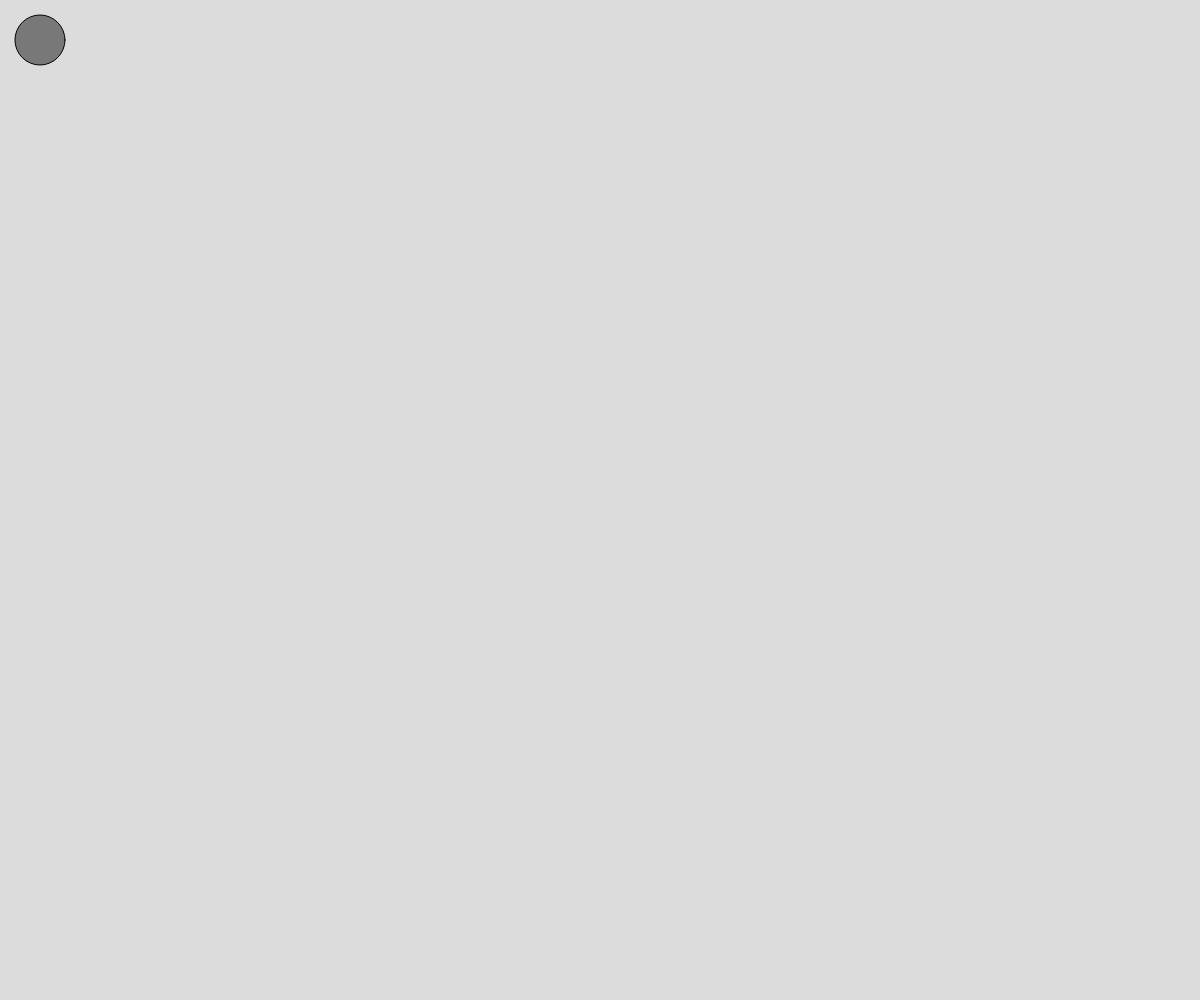
Frame 1 (no input)
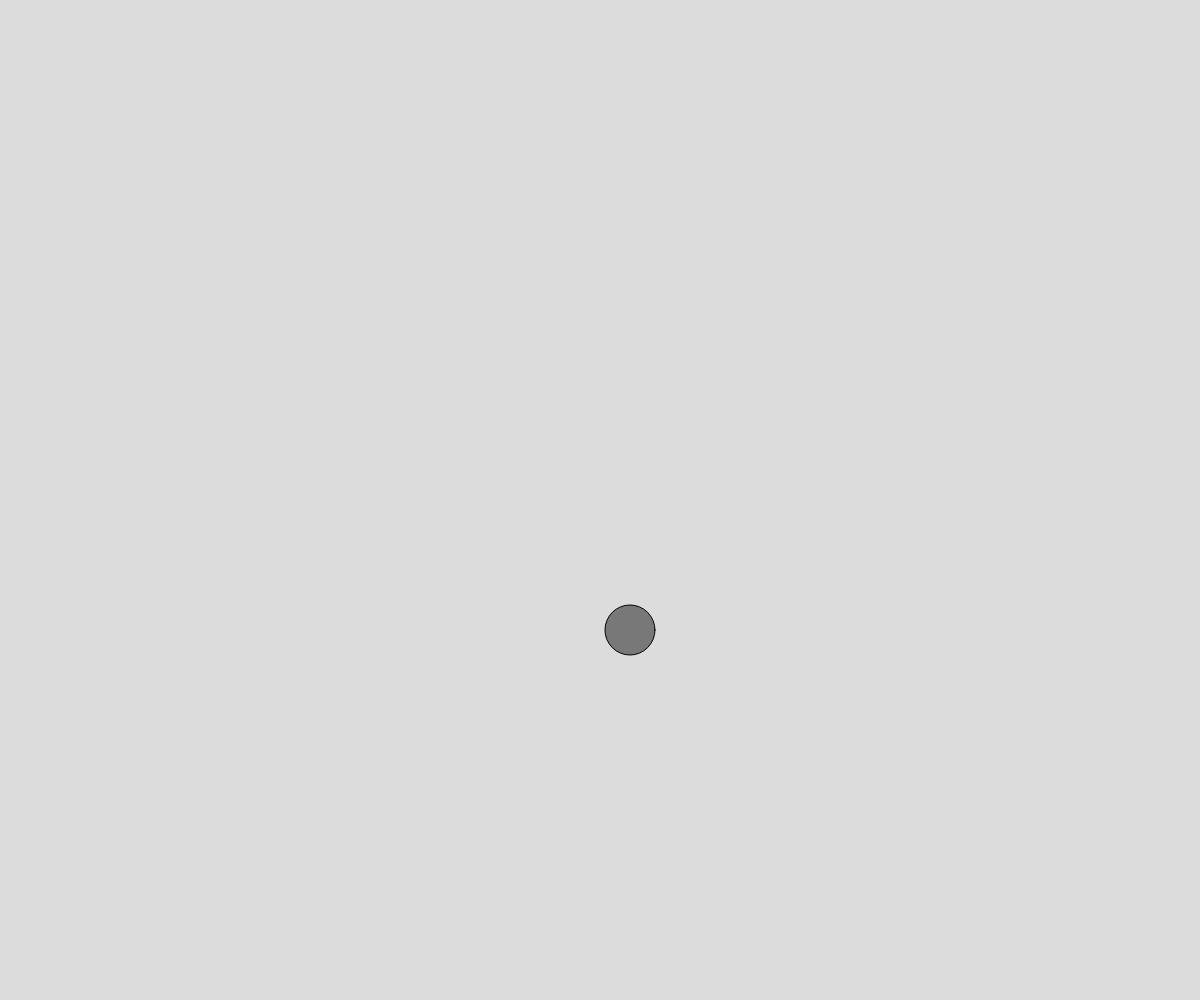
Frame 60 (no input)
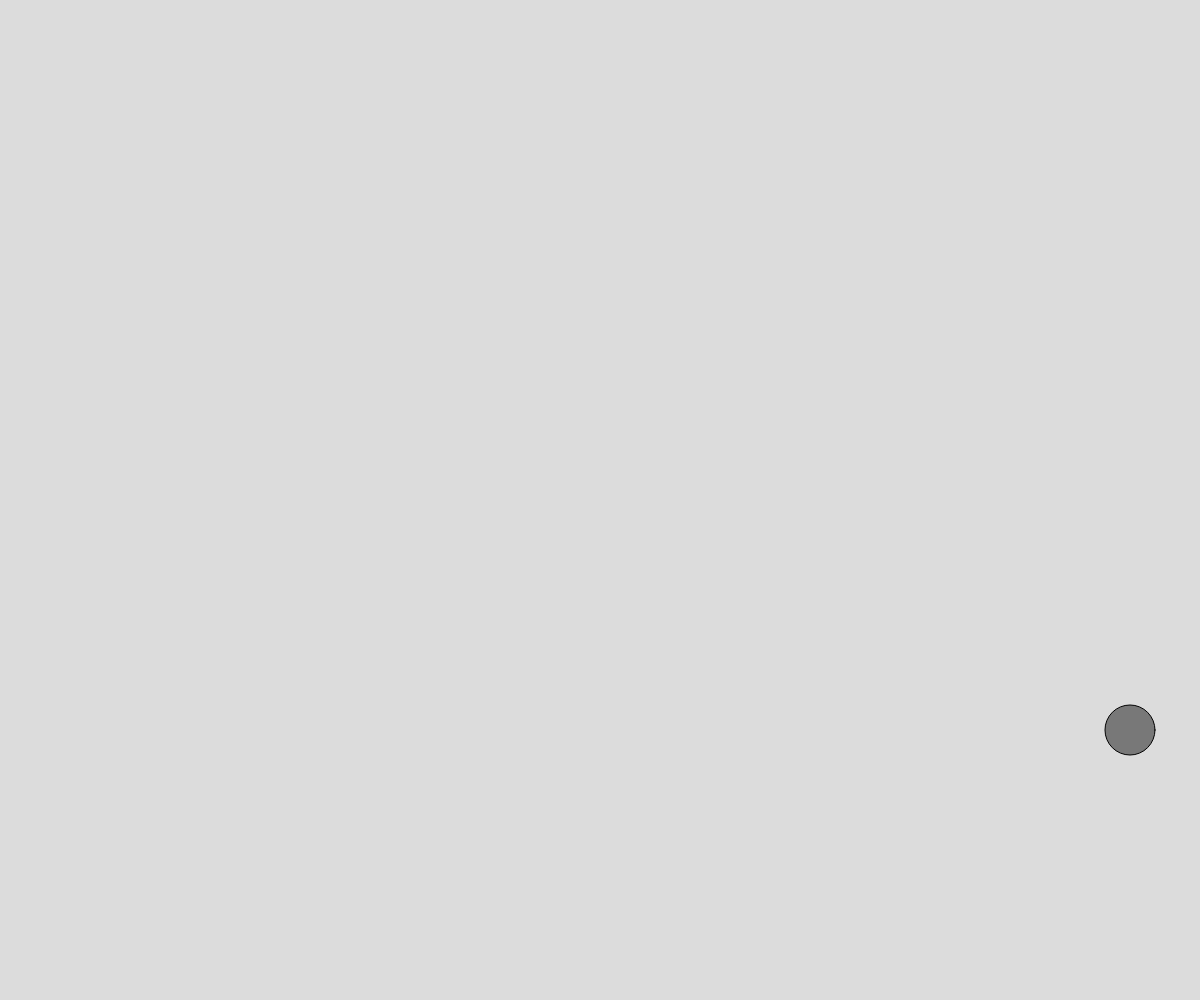
Frame 120 (the mouse pressed at the canvas centre since frame 60)

The p5.js sketch that drew these frames (run headless with seeded random() and noise() and a simulated clock; from frame 60 on, the mouse is pressed at the canvas centre):

// p5.js sketch
// ── sketch.js
let ySpeed = 10;
let yPos = 40;
let xPos = 40;
let xSpeed = 10;

function setup() {
  createCanvas(innerWidth, innerHeight);
}

function draw() {
  background(220);

  /*
  fill(125)
  ellipse(width / 2, yPos, 50)
  yPos = yPos + ySpeed  //yPos += ySpeed

  // if ball touches the bottom
  if (yPos > height) {
    ySpeed = -10
  } else if (yPos < 0) {
    ySpeed = 10
  }
  
  */
  /*
  fill(125)
  ellipse(width / 2, yPos, 50)
  yPos = yPos + ySpeed  //yPos += ySpeed

  // if ball touches the bottom
  if (yPos > height || yPos < 25) {
    ySpeed = -ySpeed
  }
  */
  
   fill(120)
   ellipse(xPos,yPos,50)
   yPos += ySpeed
   xPos += xSpeed

   //if touches the bottom change direction
    if (yPos>height-25 || yPos<25){
      ySpeed =-ySpeed
    }

    if (xPos>width-25 || xPos<25){
      xSpeed = -xSpeed
    }

}
